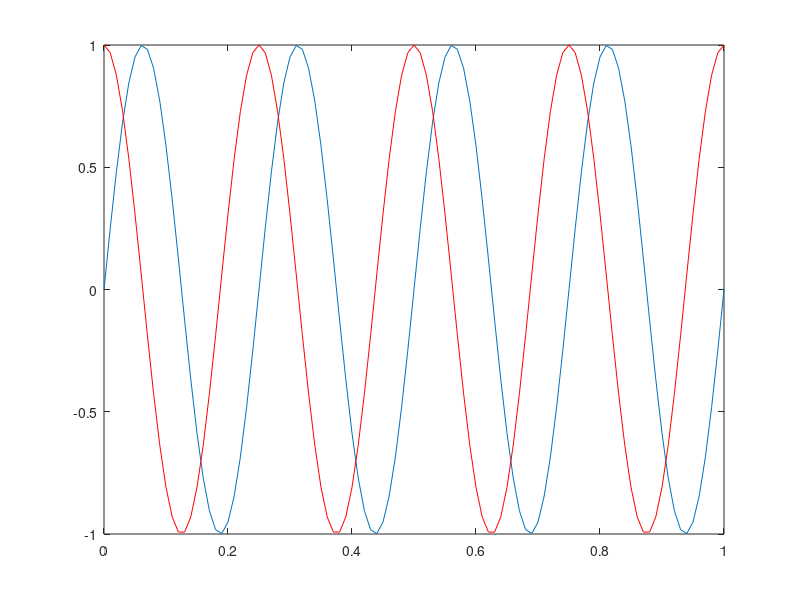
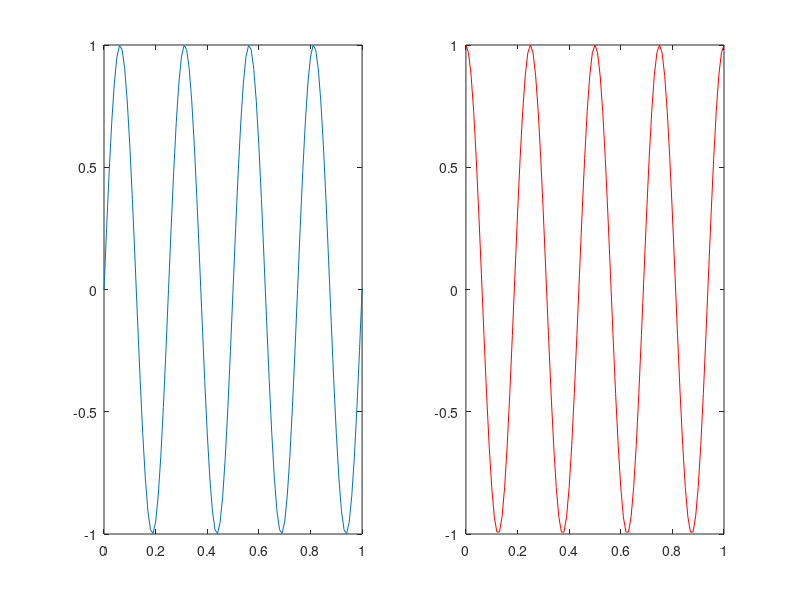

Write MATLAB code to recreate these figures, in order. (Note: this script raises an error after producing the figures.)
% Basic Examples
2 + 2
2^6

% These operations give Boolean Values
1 ~= 2
2 ~= 2
1 && 1
1 && 0
2 && 1
3 || 1
100 || 1

% Semi colon suprresses output

% Display Stuff
a = pi;
disp(a);
	% Displaying Complex Strings by C Style Syntex
disp(sprintf('2 decimal of pi is %0.2f' , a));

% Playing with Vectors
A = [1,2,3,4]
A = [1 2;3 4]
A = [1 ; 2 ; 3 ; 4]

V = 1:6
V = 1:.1:2

% All 1's or 0's
V = ones(1,6)
V = zeros(2,2)

% Random Nunbers
P = 2 * rand(1,6)
P = 6 * randn(2,4)


% Plotting 
shift = 6 + sqrt(10) * randn(1,10000);
%hist(shift,50);

% Help Command
%help disp;

% Moving Data Around
A = [1 2; 3 4; 5 6];

% rows and Columns
size(A)
size(A , 1)
size(A , 2)
length(A)


% Variables can be easily saved on disk with save Command
% Variables in List are accessed by () brackets ex. A(2)

% Manipulate Matrices
A = [1 2; 3 4; 5 6];
A(3,2)
% Basically : means all rows and coloumns
A(1,:)
A(:,1)
% taking Multiples coloumns/Rows out of a Matrix 
A([1 3] , :)

A = [A , [7 ; 8 ; 9 ]]
size(A)

% Concatanation of Matrices

P = [1 2 ; 3 4];
Q = [5 6 ; 7 8];

C = [P , Q]
C = [P ; Q]

% Operations on Matrices
% '.' is normally used in elemant wise operation , it is funny how it responds to different multiplication 1./ A and A.*B

P * Q
P .* Q

% Default is Coloumn wise

sum(P)
sum(P , 2)
max(P)
% Can come in very Handy
[ j , k] = max([1 , 4 , 2])

% Will give a Matrix
P > 2


A = magic(3);
[ r , c] = find( A <= 5);

% default is Coloumn wise 
% coloumn wise maximum
max(A, [] , 1)

% row wise maximum
max(A, [] , 2)

% Do remember 1. Default is coloumn wise 2. if argument is 1 it means colomn wise 3. argument is 2 means row wise

% Plotting Funda's
t = [0:.01:1];
y = sin(2*pi*4*t);
plot(t , y);
y_cos = cos(2*pi*4*t);
hold on 
plot(t , y_cos , 'r');

% There are commands to even print out the graph

close

% Subplot a very powerfull feature
figure(2)
subplot(1,2,1) ,plot(t,y)
subplot(1,2,2) ,plot(t,y_cos , 'r')


% Control Statements
n = 10;
indices = [1:n];

for i=indices,
	i
end;


i=1;
while i<=n,
	i
	i = i + 1;
end;

% use of break and continue is also possible

% Introduction to functions

s = 'Dhruv Premi';
greetMe(s);

% You can Also Add different class path , so that your function is availible everywhere
 





